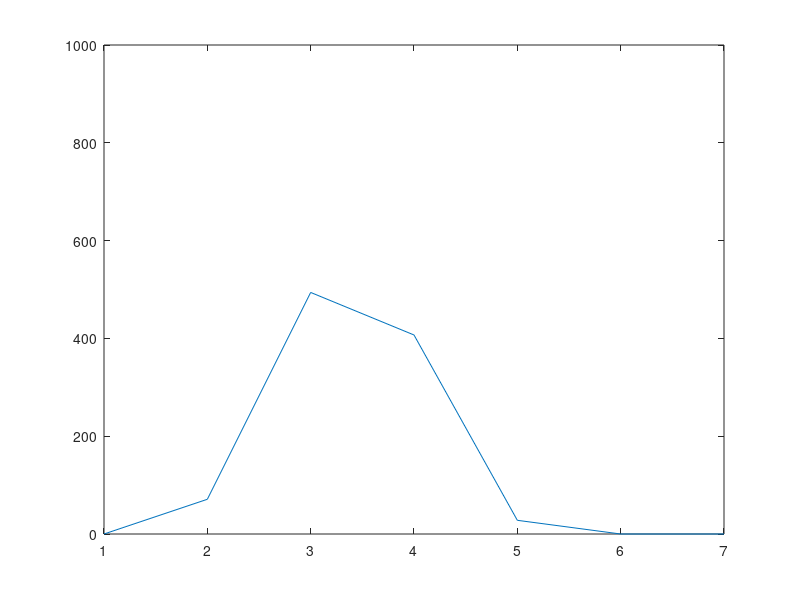

Write the MATLAB code that produced this figure.
dist = zeros(1,7);
for i=1:1000
    sum = 0;
    for j=1:7
        sum = sum + (randi(5)-1);
    end
    number = round(sum/6) + 1;
    dist(number) = dist(number) + 1;
end

plot(dist);
ylim([0,1000]);